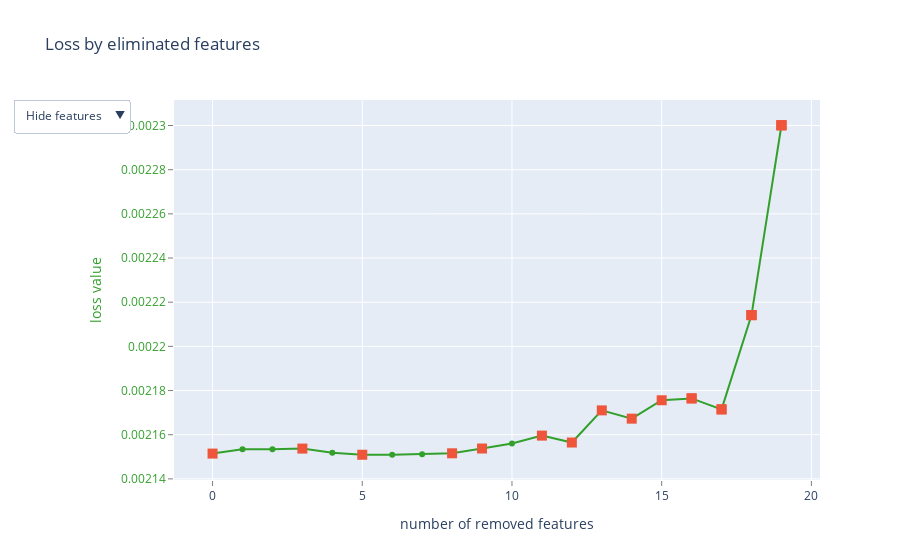

Notebook cell for this chart:
### Code cell
from catboost import CatBoostRegressor, Pool, EShapCalcType, EFeaturesSelectionAlgorithm
from sklearn.datasets import make_regression
from sklearn.model_selection import train_test_split

train_pool = Pool(X_train, y_train, feature_names=X_train.columns.tolist())
test_pool = Pool(X_test, y_test, feature_names=X_test.columns.tolist())

model = CatBoostRegressor(iterations=200, random_seed=0)
summary = model.select_features(
    train_pool,
    eval_set=test_pool,
    features_for_select='0-19',
    num_features_to_select=1,
    steps=19,
    algorithm=EFeaturesSelectionAlgorithm.RecursiveByShapValues,
    shap_calc_type=EShapCalcType.Exact,
    train_final_model=True,
    logging_level='Silent',
    plot=True
)

### Figure 1 — Plotly figure (JSON) as saved in the notebook; plotly's stock layout.template omitted (floating-point values rounded to 4 significant figures)
{"data": [{"line": {"color": "rgb(51,160,44)"}, "mode": "lines+markers", "name": "", "text": ["", "mvbc_WandelaarMeasuringpile_Tide_TAW", "mvbc_WandelaarMeasuringpile_Max_3-seconds_wind_gust_(at_10_m_height)", "mvbc_WandelaarMeasuringpile_Average_wind_speed_(at_10_m_height)", "mvbc_WandelaarMeasuringpile_Average_wind_direction", "mvbc_WandelaarMeasuringpile_Relative_humidity", "mvbc_WandelaarMeasuringpile_Air_temperature", "cos_mean_NW2_E01_yaw", "sin_mean_NW2_E01_winddirection", "mvbc_WandelaarBuoy_Height_waves_with_period_>_10_s", "cos_mean_NW2_E01_winddirection", "sin_mean_NW2_E01_yaw", "mvbc_WandelaarBuoy_Average_wave_period", "mvbc_WandelaarBuoy_Sea_water_temperature", "mvbc_WandelaarBuoy_Wave_height", "mvbc_WandelaarMeasuringpile_Air_pressure", "mean_NW2_E01_rpm", "mean_NW2_E01_power", "mean_NW2_E01_pitch", "mvbc_WandelaarBuoy_10%_highest_waves"], "type": "scatter", "x": [0, 1, 2, 3, 4, 5, 6, 7, 8, 9, 10, 11, 12, 13, 14, 15, 16, 17, 18, 19], "y": [0.002151, 0.002153, 0.002153, 0.002154, 0.002152, 0.002151, 0.002151, 0.002151, 0.002152, 0.002154, 0.002156, 0.00216, 0.002156, 0.002171, 0.002167, 0.002176, 0.002176, 0.002171, 0.002214, 0.0023]}, {"marker": {"size": 10, "symbol": "square"}, "mode": "markers", "name": "", "text": ["", "mvbc_WandelaarMeasuringpile_Average_wind_speed_(at_10_m_height)", "mvbc_WandelaarMeasuringpile_Relative_humidity", "sin_mean_NW2_E01_winddirection", "mvbc_WandelaarBuoy_Height_waves_with_period_>_10_s", "sin_mean_NW2_E01_yaw", "mvbc_WandelaarBuoy_Average_wave_period", "mvbc_WandelaarBuoy_Sea_water_temperature", "mvbc_WandelaarBuoy_Wave_height", "mvbc_WandelaarMeasuringpile_Air_pressure", "mean_NW2_E01_rpm", "mean_NW2_E01_rpm", "mean_NW2_E01_power", "mean_NW2_E01_power", "mean_NW2_E01_pitch", "mean_NW2_E01_pitch", "mean_NW2_E01_pitch", "mvbc_WandelaarBuoy_10%_highest_waves", "mvbc_WandelaarBuoy_10%_highest_waves", "mvbc_WandelaarBuoy_10%_highest_waves"], "type": "scatter", "x": [0, 3, 5, 8, 9, 11, 12, 13, 14, 15, 16, 16, 17, 17, 18, 18, 18, 19, 19, 19], "y": [0.002151, 0.002154, 0.002151, 0.002152, 0.002154, 0.00216, 0.002156, 0.002171, 0.002167, 0.002176, 0.002176, 0.002176, 0.002171, 0.002171, 0.002214, 0.002214, 0.002214, 0.0023, 0.0023, 0.0023]}, {"mode": "text", "name": "", "text": ["", "16", "13", "15", "14", "17", "19", "5", "6", "11", "7", "4", "10", "12", "9", "18", "0", "2", "1", "8"], "textfont": {"color": "rgb(51,160,44)", "family": "sans serif", "size": 18}, "textposition": "bottom center", "type": "scatter", "visible": false, "x": [0, 1, 2, 3, 4, 5, 6, 7, 8, 9, 10, 11, 12, 13, 14, 15, 16, 17, 18, 19], "y": [0.002151, 0.002153, 0.002153, 0.002154, 0.002152, 0.002151, 0.002151, 0.002151, 0.002152, 0.002154, 0.002156, 0.00216, 0.002156, 0.002171, 0.002167, 0.002176, 0.002176, 0.002171, 0.002214, 0.0023]}, {"mode": "text", "name": "", "text": ["", "mvbc_WandelaarMeasuringpile_Tide_TAW", "mvbc_WandelaarMeasuringpile_Max_3-seconds_wind_gust_(at_10_m_height)", "mvbc_WandelaarMeasuringpile_Average_wind_speed_(at_10_m_height)", "mvbc_WandelaarMeasuringpile_Average_wind_direction", "mvbc_WandelaarMeasuringpile_Relative_humidity", "mvbc_WandelaarMeasuringpile_Air_temperature", "cos_mean_NW2_E01_yaw", "sin_mean_NW2_E01_winddirection", "mvbc_WandelaarBuoy_Height_waves_with_period_>_10_s", "cos_mean_NW2_E01_winddirection", "sin_mean_NW2_E01_yaw", "mvbc_WandelaarBuoy_Average_wave_period", "mvbc_WandelaarBuoy_Sea_water_temperature", "mvbc_WandelaarBuoy_Wave_height", "mvbc_WandelaarMeasuringpile_Air_pressure", "mean_NW2_E01_rpm", "mean_NW2_E01_power", "mean_NW2_E01_pitch", "mvbc_WandelaarBuoy_10%_highest_waves"], "textfont": {"color": "rgb(51,160,44)", "family": "sans serif", "size": 18}, "textposition": "bottom center", "type": "scatter", "visible": false, "x": [0, 1, 2, 3, 4, 5, 6, 7, 8, 9, 10, 11, 12, 13, 14, 15, 16, 17, 18, 19], "y": [0.002151, 0.002153, 0.002153, 0.002154, 0.002152, 0.002151, 0.002151, 0.002151, 0.002152, 0.002154, 0.002156, 0.00216, 0.002156, 0.002171, 0.002167, 0.002176, 0.002176, 0.002171, 0.002214, 0.0023]}], "layout": {"showlegend": false, "title": {"text": "Loss by eliminated features"}, "updatemenus": [{"active": 0, "buttons": [{"args": [{"visible": [true, true, false, false]}], "label": "Hide features", "method": "update"}, {"args": [{"visible": [true, true, true, false]}], "label": "Show indices", "method": "update"}, {"args": [{"visible": [true, true, false, true]}], "label": "Show names", "method": "update"}], "pad": {"r": 10, "t": 10}, "showactive": true, "x": -0.25, "xanchor": "left", "y": 1.03, "yanchor": "top"}], "xaxis": {"gridcolor": "rgb(255,255,255)", "showgrid": true, "showline": false, "showticklabels": true, "tickcolor": "rgb(127,127,127)", "ticks": "outside", "title": {"text": "number of removed features"}, "zeroline": false}, "yaxis": {"gridcolor": "rgb(255,255,255)", "showgrid": true, "showline": false, "showticklabels": true, "tickcolor": "rgb(127,127,127)", "tickfont": {"color": "rgb(51,160,44)"}, "ticks": "outside", "title": {"font": {"color": "rgb(51,160,44)"}, "text": "loss value"}, "zeroline": false}}}
